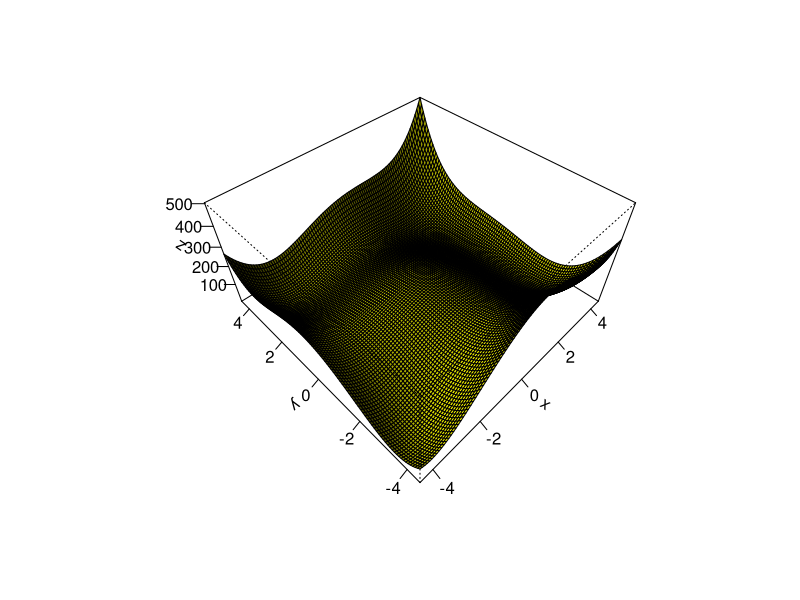

Generate this figure with R:
####################Question 1############################
#Question 1
#Defining the Matrix
A<-matrix(c(3,-1,0,-1,0,-1,3,-1,3,-1,0,-1,3,1,0,-1,3,1,5,-1,0,-1,0,-1,1), nrow=5)

#Function that can be passed Matx in order to perform Cholesky Functions
choleskyFunction <- function(Matx){
  #Finds the upper triangular matrix
  L<-chol(Matx)
  #Transposes the matrix to show the lower triangular matrix
  Lt<-t(L)
  #Displays the lower hand matrix
  Lt
}
#Runs the function
choleskyFunction(A)
####################Question 2############################
#Question 2 
#Singular value Decompostion
#the creation of matrix
Q2Matrix <- matrix(c(1,1,1,1,2,0,0,0),nrow = 4)
#Displaying original matrix
Q2Matrix
#using the svd function to show the singular values
sv <-svd(Q2Matrix)
#Displaying Singular values
sv
####################Question 3############################
#Question 3
####################Question 4############################
#Question 4
####################Question 5#############################
#Question 5
#Function plot - Plot the formula below
Question5F<-function(x,y,a,b) (x^2+y-11)^2+(x+y^2-7)^2
#defining the x,y and z of the measurements
x<-seq(-4.5,4.5,length.out = 100)
y<-seq(-4.5,4.5,length.out = 100)
z<-outer(x,y,Question5F,a=1,b=100)

#plotting the graph 
persp(x,y,z,theta =-45,phi=45,expand=0.5,col="yellow",shade =0.65,ticktype ="detailed",xlab ="x",ylab ="y",zlab="z")

#Writing the function so x,y is a vector
Question5FV<-function(vec) (vec[1]^2+vec[2]-11)^2+(vec[1]+vec[2]^2-7)^2

#Minimum can be found based on value being 0 or so close to 0

#Based on plot there seem to be 4 dips, each minimum is extracted here

#From plot minimum seems to be near x=-4,y=-4.
minimum1<- optim(c(-4,-4),Question5FV)$par
minimum1

#From plot minimum seems to be near x = 4, y= -3.5
minimum2 <- optim(c(4,-3.5),Question5FV)$par
minimum2

#From plot minimum seems to be near x = -3.5, y = 3.5
minimum3 <- optim(c(-3.5, 3.5),Question5FV)$par
minimum3

#From plot minimum seems to be near x = 3.5, y = 3.5
minimum4 <- optim(c(3.5,3.5),Question5FV)$par
minimum4

#creating a list of minimums
minimum_list <- list(minimum1,minimum2,minimum3,minimum4)
minimum_list
##########################################################
